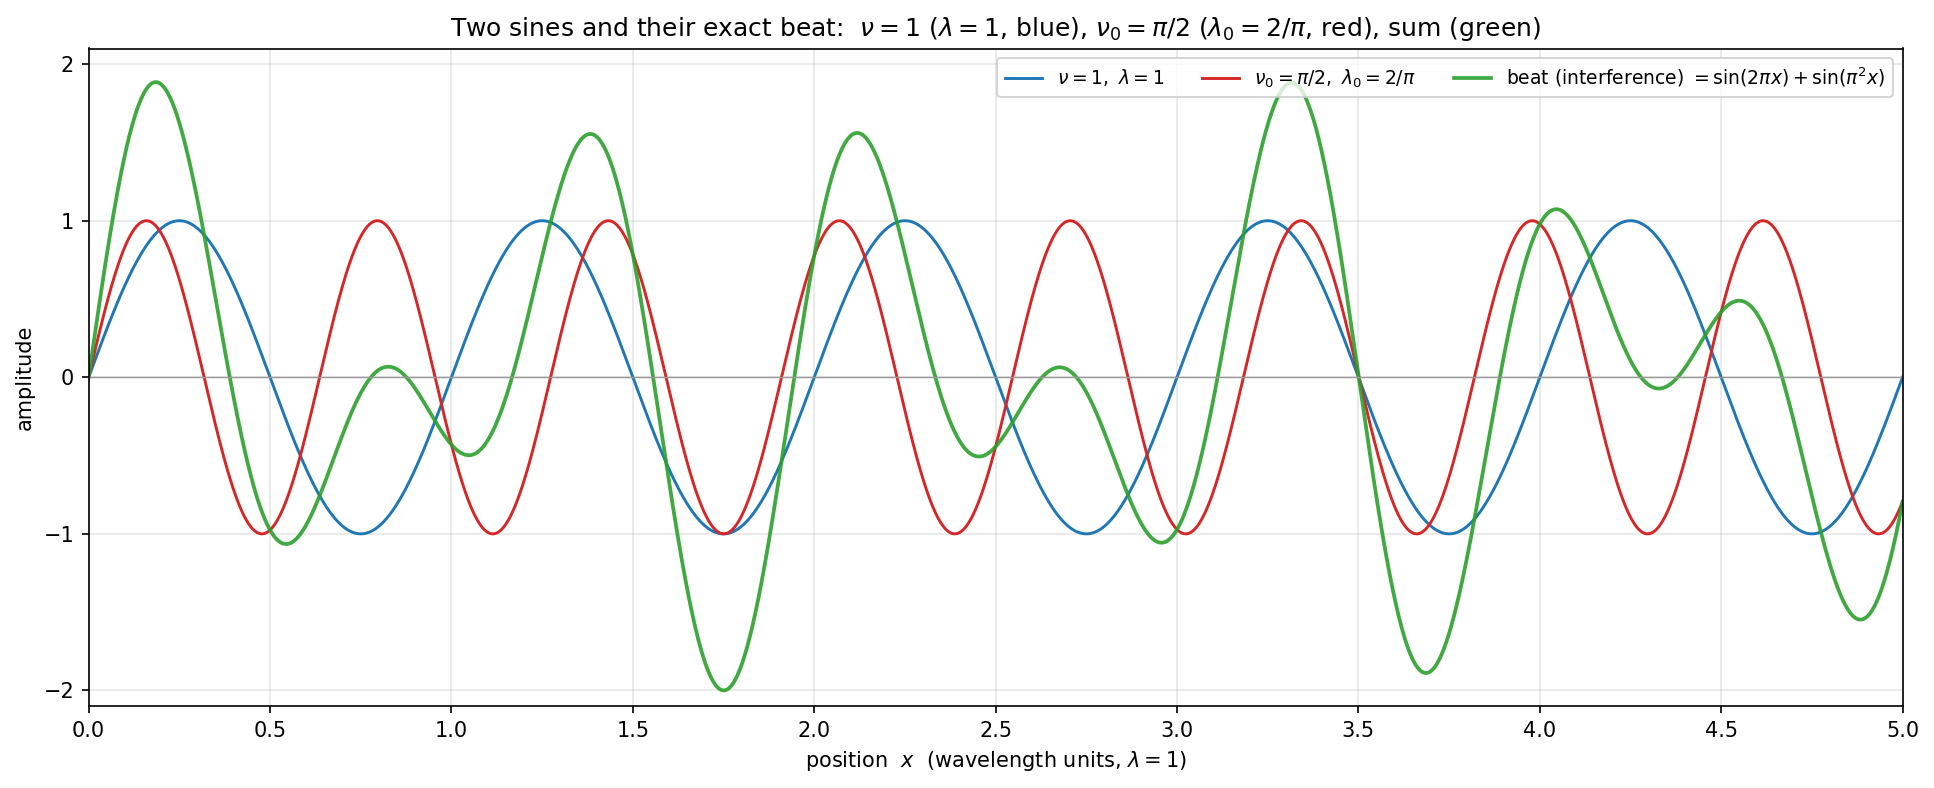

Recreate this plot in Python.
#!/usr/bin/env python3
# -*- coding: utf-8 -*-
"""
Two sine waves and their exact beat (interference).
  blue : nu = 1     -> lambda = 1        ,  sin(2 pi x / 1)   = sin(2 pi x)
  red  : nu0 = pi/2 -> lambda0 = 2/pi    ,  sin(2 pi x / (2/pi)) = sin(pi^2 x)
  green: exact superposition = blue + red   (the beat / interference waveform)
x-axis = position in wavelength units, 0..5 (0.5 pitch).  y-axis = amplitude.
c = 1, both start at the origin (x=0).
"""
import os
import numpy as np
import matplotlib
matplotlib.use("Agg")
import matplotlib.pyplot as plt

OUTDIR = os.path.dirname(os.path.abspath(__file__))

lam  = 1.0          # nu = 1
lam0 = 2.0/np.pi    # nu0 = pi/2  -> lambda0 = 2/pi

x = np.linspace(0.0, 5.0, 200001)
blue  = np.sin(2*np.pi * x / lam)      # = sin(2 pi x)
red   = np.sin(2*np.pi * x / lam0)     # = sin(pi^2 x)
green = blue + red                      # exact interference / beat

fig, ax = plt.subplots(figsize=(13.0, 5.4))
ax.plot(x, blue,  color="#1f77b4", lw=1.4, label=r"$\nu=1,\ \lambda=1$")
ax.plot(x, red,   color="#d62728", lw=1.4, label=r"$\nu_0=\pi/2,\ \lambda_0=2/\pi$")
ax.plot(x, green, color="#2ca02c", lw=1.8, alpha=0.9,
        label=r"beat (interference) $=\sin(2\pi x)+\sin(\pi^2 x)$")

ax.axhline(0, color="0.6", lw=0.7)
ax.set_xlim(0, 5)
ax.set_ylim(-2.1, 2.1)
ax.set_xticks(np.arange(0, 5.01, 0.5))
ax.set_yticks([-2, -1, 0, 1, 2])
ax.set_xlabel(r"position  $x$  (wavelength units, $\lambda=1$)")
ax.set_ylabel("amplitude")
ax.set_title(r"Two sines and their exact beat:  "
             r"$\nu=1$ ($\lambda=1$, blue), $\nu_0=\pi/2$ ($\lambda_0=2/\pi$, red), "
             r"sum (green)")
ax.legend(loc="upper right", fontsize=9, ncol=3)
ax.grid(alpha=0.3)
fig.tight_layout()

base = os.path.join(OUTDIR, "beat_two_sines")
fig.savefig(base + ".png", dpi=150, bbox_inches="tight")
fig.savefig(base + ".svg", bbox_inches="tight")
plt.close(fig)
print("lambda=%.4f  lambda0=2/pi=%.4f" % (lam, lam0))
print("Outputs ->", base + ".png / .svg")
